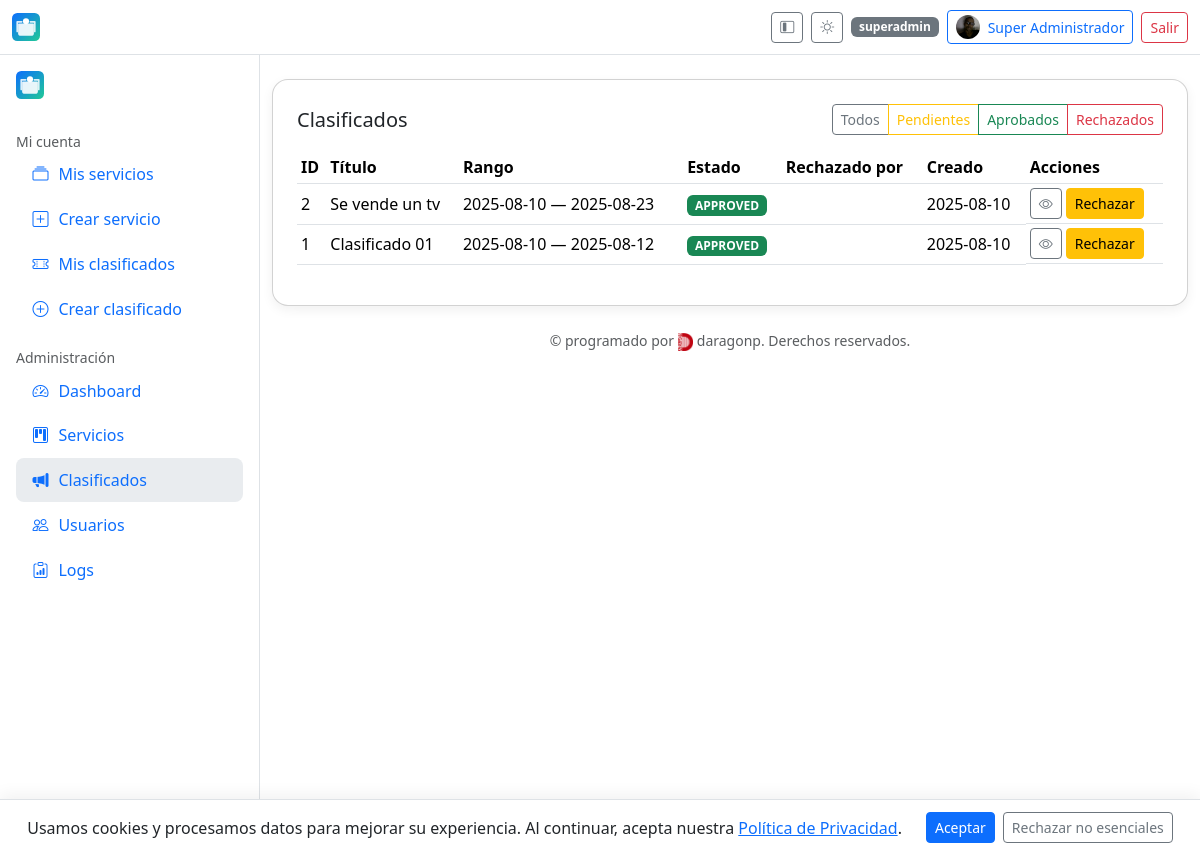
Page /admin/classifieds (signed in) on the committed database.
### app/models.py (models this page shows, shortened)
class User(db.Model, UserMixin):
    __tablename__ = "user"
    id = db.Column(db.Integer, primary_key=True)
    name = db.Column(db.String(150), nullable=False)
    email = db.Column(db.String(255), unique=True, index=True, nullable=False)
    phone = db.Column(db.String(50))
    address = db.Column(db.String(255))
    avatar_url = db.Column(db.String(500))
    password_hash = db.Column(db.String(255), nullable=False)
    role = db.Column(db.String(20), default="user")  # user | admin | superadmin
    is_verified = db.Column(db.Boolean, default=False)
    verification_code = db.Column(db.String(10))
    is_deleted = db.Column(db.Boolean, default=False)
    created_at = db.Column(db.DateTime, default=datetime.utcnow)
    services = db.relationship(
        "Service",
        backref="owner",
        lazy="dynamic",
        foreign_keys="Service.owner_id",
    )
    classifieds = db.relationship(
        "Classified",
        backref="owner",
        lazy="dynamic",
        foreign_keys="Classified.owner_id",
    )

class Classified(db.Model):
    __tablename__ = "classified"
    id = db.Column(db.Integer, primary_key=True)
    title = db.Column(db.String(200), nullable=False)
    description = db.Column(db.Text)
    start_date = db.Column(db.Date)
    end_date = db.Column(db.Date)
    owner_id = db.Column(db.Integer, db.ForeignKey("user.id"), nullable=False)
    status = db.Column(db.String(20), default=ServiceStatus.PENDING.value)
    is_active = db.Column(db.Boolean, default=False)
    is_deleted = db.Column(db.Boolean, default=False)
    created_at = db.Column(db.DateTime, default=datetime.utcnow)
    approved_by = db.Column(db.Integer, db.ForeignKey("user.id"))
    approved_at = db.Column(db.DateTime)
    rejected_by = db.Column(db.Integer, db.ForeignKey("user.id"))
    rejected_at = db.Column(db.DateTime)

### app/admin.py (the view)
@admin_bp.route("/classifieds")
@login_required
def admin_classifieds():
    if not _require_admin():
        return ("Forbidden", 403)
    status = request.args.get("status")
    q = Classified.query.filter_by(is_deleted=False)
    if status:
        q = q.filter_by(status=status)
    items = q.order_by(Classified.created_at.desc()).all()
    users_map = {u.id: u.name for u in User.query.with_entities(User.id, User.name).all()}
    return render_template("admin/classifieds.html", items=items, ServiceStatus=ServiceStatus, users_map=users_map)

### app/admin.py (called while the page is built)
def _require_admin():
    return current_user.is_authenticated and current_user.role in ("admin", "superadmin")

@admin_bp.before_request
def _check_admin():
    if request.endpoint and request.endpoint.startswith("admin.") and not _require_admin():
        return ("Forbidden", 403)

### app/templates/admin/classifieds.html (shortened to what this page needs)
{% extends "base.html" %}
{% block content %}
<div class="card card-shadow p-4">
  <div class="d-flex justify-content-between align-items-center mb-3">
    <h1 class="h5 m-0">Clasificados</h5>
    <div class="btn-group">
      <a class="btn btn-outline-secondary btn-sm" href="{{ url_for('admin.admin_classifieds') }}">Todos</a>
      <a class="btn btn-outline-warning btn-sm" href="{{ url_for('admin.admin_classifieds', status=ServiceStatus.PENDING.value) }}">Pendientes</a>
      <a class="btn btn-outline-success btn-sm" href="{{ url_for('admin.admin_classifieds', status=ServiceStatus.APPROVED.value) }}">Aprobados</a>
      <a class="btn btn-outline-danger btn-sm" href="{{ url_for('admin.admin_classifieds', status=ServiceStatus.REJECTED.value) }}">Rechazados</a>
    </div>
  </div>
  <div class="table-responsive">
    <table class="table table-sm align-middle js-dt" id="dt_cls">
      <thead>
        <tr>
          <th>ID</th>
          <th>Título</th>
          <th>Rango</th>
          <th>Estado</th>
          <th>Rechazado por</th>
          <th>Creado</th>
          <th>Acciones</th>
        </tr>
      </thead>
      <tbody>
        {% for c in items %}
        <tr>
          <td>{{ c.id }}</td>
          <td class="text-truncate" style="max-width: 340px">{{ c.title }}</td>
          <td>{{ c.start_date }} — {{ c.end_date }}</td>
          <td>
            <span class="badge text-bg-{% if c.status==ServiceStatus.APPROVED.value %}success{% elif c.status==ServiceStatus.PENDING.value %}warning{% else %}danger{% endif %}">
              {{ c.status }}
            </span>
          </td>
          <td>{{ users_map.get(c.rejected_by) or '' }}</td>
          <td>{{ c.created_at.strftime('%Y-%m-%d') if c.created_at else '' }}</td>
          <td class="d-flex gap-1 flex-wrap">
            <a class="btn btn-sm btn-outline-secondary" href="{{ url_for('classifieds.detail', cid=c.id) }}" title="Ver"><i class="bi bi-eye"></i></a>
            {% if c.status != ServiceStatus.REJECTED.value %}
            <form method="post" action="{{ url_for('admin.reject_classified', cid=c.id) }}">
              <button class="btn btn-sm btn-warning" title="Rechazar">Rechazar</button>
            </form>
            {% endif %}
          </td>
        </tr>
        {% endfor %}
      </tbody>
    </table>
  </div>
</div>
{% endblock %}

### app/templates/base.html (shortened to what this page needs)
{% set is_admin = (current_user.is_authenticated and current_user.role in ['admin','superadmin']) %}
<!doctype html>
<html lang="es">
<head>
  <link href="https://cdn.jsdelivr.net/npm/bootstrap@5.3.3/dist/css/bootstrap.min.css" rel="stylesheet">
  <link href="https://cdn.jsdelivr.net/npm/bootstrap-icons@1.11.3/font/bootstrap-icons.css" rel="stylesheet">
  <link href="https://cdn.datatables.net/2.0.8/css/dataTables.bootstrap5.css" rel="stylesheet">
  <link rel="stylesheet" href="{{ url_for('static', filename='css/style.css') }}">
</head>
<body class="bg-body">
<header class="navbar bg-body border-bottom sticky-top" id="appHeader">
  <div class="container-fluid">
    <a class="navbar-brand d-flex align-items-center gap-2" href="{{ url_for('main.index') }}">
      <img src="{{ APP_ICON_URL or url_for('static', filename='icon.svg') }}" alt="icon" style="width:28px;height:28px">
    </a>
    <div class="d-flex align-items-center gap-2">
      <button class="btn btn-sm btn-outline-secondary d-none d-lg-inline-flex" id="btnCollapse" title="Colapsar menú">
        <i class="bi bi-layout-sidebar-inset"></i>
      </button>
      <button class="btn btn-sm btn-outline-secondary" id="themeToggle" type="button" aria-label="Cambiar tema">
        <i class="bi bi-brightness-high" id="icon-sun" style="display:none"></i>
      </button>
      {% if current_user.is_authenticated %}
        <span class="badge text-bg-secondary d-none d-md-inline">{{ current_user.role }}</span>
        <a class="btn btn-sm btn-outline-primary d-flex align-items-center gap-2" href="{{ url_for('auth.profile') }}">
          {% if current_user.avatar_url %}
            <img src="{{ current_user.avatar_url }}" alt="avatar" class="rounded-circle" style="width:24px;height:24px;object-fit:cover;">
          {% else %}
            <i class="bi bi-person-circle"></i>
          {% endif %}
          <span class="d-none d-sm-inline">{{ current_user.name }}</span>
        </a>
        <a class="btn btn-sm btn-outline-danger" href="{{ url_for('auth.logout') }}">Salir</a>
      {% else %}
        <a class="btn btn-sm btn-outline-primary" href="{{ url_for('auth.login') }}">Ingresar</a>
        <a class="btn btn-sm btn-primary" href="{{ url_for('auth.register') }}">Registro</a>
      {% endif %}
    </div>
  </div>
</header>
<div class="layout" id="layout">
  <aside class="sidebar p-3" id="sidebar" aria-label="Menú lateral">
    <div class="mb-3 d-flex align-items-center gap-2 fw-semibold">
      <img src="{{ APP_ICON_URL or url_for('static', filename='icon.svg') }}" alt="icon" style="width:28px;height:28px">
    </div>
    <nav class="nav flex-column">
      {% if current_user.is_authenticated %}
        <div class="mt-3 text-body-secondary small text-label">Mi cuenta</div>
        <a class="nav-link {% if request.endpoint=='services.my_services' %}active{% endif %}" href="{{ url_for('services.my_services') }}">
          <span class="icon bi bi-collection"></span><span class="text-label">Mis servicios</span>
        </a>
        <a class="nav-link {% if request.endpoint=='services.create_service' %}active{% endif %}" href="{{ url_for('services.create_service') }}">
          <span class="icon bi bi-plus-square"></span><span class="text-label">Crear servicio</span>
        </a>
        <a class="nav-link {% if request.endpoint=='classifieds.mine' %}active{% endif %}" href="{{ url_for('classifieds.mine') }}">
          <span class="icon bi bi-ticket-perforated"></span><span class="text-label">Mis clasificados</span>
        </a>
        <a class="nav-link {% if request.endpoint=='classifieds.create' %}active{% endif %}" href="{{ url_for('classifieds.create') }}">
          <span class="icon bi bi-plus-circle"></span><span class="text-label">Crear clasificado</span>
        </a>
      {% endif %}
      {% if is_admin %}
        <div class="mt-3 text-body-secondary small text-label">Administración</div>
        <a class="nav-link {% if request.endpoint=='admin.dashboard' %}active{% endif %}" href="{{ url_for('admin.dashboard') }}">
          <span class="icon bi bi-speedometer2"></span><span class="text-label">Dashboard</span>
        </a>
        <a class="nav-link {% if request.endpoint=='admin.admin_services' %}active{% endif %}" href="{{ url_for('admin.admin_services') }}">
          <span class="icon bi bi-kanban"></span><span class="text-label">Servicios</span>
        </a>
        <a class="nav-link {% if request.endpoint=='admin.admin_classifieds' %}active{% endif %}" href="{{ url_for('admin.admin_classifieds') }}">
          <span class="icon bi bi-megaphone-fill"></span><span class="text-label">Clasificados</span>
        </a>
        <a class="nav-link {% if request.endpoint=='admin.users' %}active{% endif %}" href="{{ url_for('admin.users') }}">
          <span class="icon bi bi-people"></span><span class="text-label">Usuarios</span>
        </a>
        {% if current_user.role == 'superadmin' %}
          <a class="nav-link {% if request.endpoint=='admin.logs' %}active{% endif %}" href="{{ url_for('admin.logs') }}">
            <span class="icon bi bi-clipboard-data"></span><span class="text-label">Logs</span>
          </a>
        {% endif %}
      {% endif %}
    </nav>
  </aside>
  <main class="container-fluid py-4">
    {% block content %}{% endblock %}
    <footer class="text-center py-4 small text-body-secondary">
      &copy; {{ CURRENT_YEAR }} programado por
      <img src="{{ url_for('static', filename='logoda.png') }}" alt="daragonp" style="height:18px;vertical-align:middle;">
      daragonp. Derechos reservados.
    </footer>
  </main>
</div>
<div id="cookie-banner" class="cookie-banner d-none">
  <span>
    Usamos cookies y procesamos datos para mejorar su experiencia. Al continuar, acepta nuestra
    <a href="{{ url_for('main.privacy') }}" target="_blank" rel="noopener">Política de Privacidad</a>.
  </span>
  <div class="ms-3 d-flex gap-2">
    <button id="accept-cookies" class="btn btn-primary btn-sm">Aceptar</button>
    <button id="reject-cookies" class="btn btn-outline-secondary btn-sm">Rechazar no esenciales</button>
  </div>
</div>
</body>
</html>

### app/static/css/style.css (style rules this page uses)
.layout { display: grid; grid-template-columns: 260px 1fr; gap: 0; }
.sidebar { position: sticky; top: 0; height: 100vh; overflow: auto; border-right: 1px solid var(--bs-border-color); background: var(--bs-body-bg); }
.sidebar .nav-link { display:flex; align-items:center; gap:.5rem; padding:.65rem .9rem; border-radius:.5rem; }
.sidebar .nav-link.active { background: var(--bs-secondary-bg); }
.sidebar .icon { width: 1.2rem; text-align:center; }
.cookie-banner { position: fixed; bottom: 0; left: 0; width: 100%; z-index: 1080; display: flex; align-items: center; justify-content: center; gap: .5rem; padding: .75rem 1rem; background: var(--bs-body-bg); color: var(--bs-body-color); border-top: 1px solid var(--bs-border-color); box-shadow: 0 -4px 16px rgba(0,0,0,.06); }
.cookie-banner a { color: var(--bs-link-color); text-decoration: underline; }
.card-shadow { box-shadow: 0 10px 20px rgba(0,0,0,.05); border-radius:1rem; }
.text-truncate { white-space: nowrap; overflow: hidden; text-overflow: ellipsis; }

### app/templates/base.html (style rules this page uses)
.card-shadow { box-shadow: 0 0.25rem 0.75rem rgba(0,0,0,.06); }
.layout { display: grid; grid-template-columns: 260px 1fr; min-height: 100vh; }
.sidebar { border-right: 1px solid var(--bs-border-color); background: var(--bs-body-bg); }
.sidebar .nav-link { display: flex; align-items: center; gap:.5rem; border-radius:.5rem; }
.sidebar .nav-link .icon { width: 1.25rem; text-align:center; }
.cookie-banner { position: fixed; left: 0; right: 0; bottom: 0; z-index: 1080; background: var(--bs-body-bg); border-top: 1px solid var(--bs-border-color); padding: .75rem 1rem; display: flex; align-items: center; justify-content: center; }

### rows in the picture
User: role "superadmin", avatar_url (picture), name "Super Administrador"
Classified: id "2", title "Se vende un tv", start_date "2025-08-10", end_date "2025-08-23", status "APPROVED", created_at "2025-08-10"
Classified: id "1", title "Clasificado 01", start_date "2025-08-10", end_date "2025-08-12", status "APPROVED", created_at "2025-08-10"
